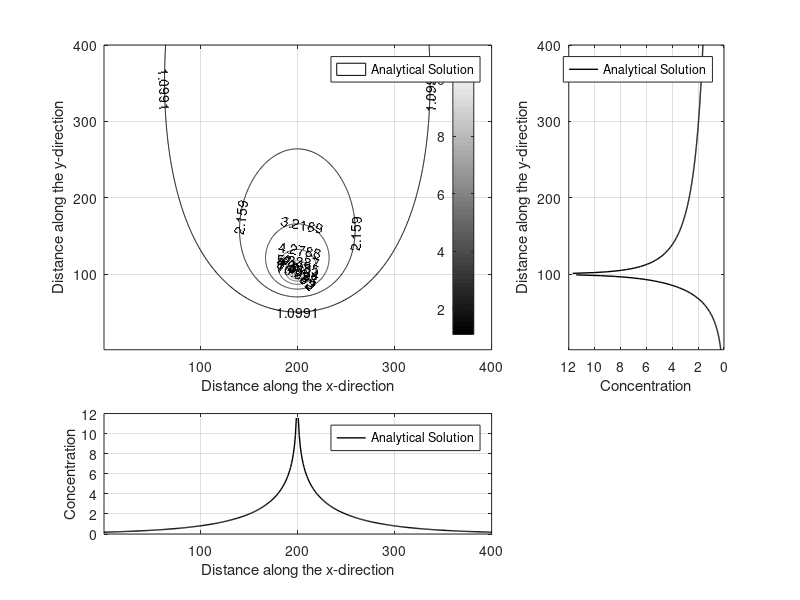

Recreate this plot in MATLAB.

% 2-dimensional analytical solution - STEADY-STATE (using the analytical solution for
% instantaneous point source integrated with respect to time)

clc
close all
clear all

% input data
C0 = 200;     % concentration of the injected water - units: ppm
Q = 1;         % injection rate - units: 1m3/day
n = 0.1;       % porosity
Dx = 12.5;      % longiitudinal dispersivity - y-direction 
Dy = 12.5;      % longiitudinal dispersivity - y-direction 
r = 0;         % reaction rate
Xc = 100;        % injection location location
Yc = 200;        % injection location location
Zgw = 10;      % aquifer thinkness
V = 0.3;        % GW seepage flow velocity (m/day) (average intersticial velocity)

nx = 400;
ny = 400;

Cfinal=zeros(nx,ny);

for x=1:nx
    
    for y=1:ny
        
    % calculation of A
    Qprime = Q/Zgw; %fluid injection rate per unit thinkness of aquifer
    
    A = C0*Qprime/(2*n*pi()*(Dx*Dy)^(0.5));

    % calculation of B
    B = exp(V*(x-Xc)/(2*Dx));

    % Calculation of D - Bessel function
    B1 = V^2/(4*Dx)+r;
    B21 = (x-Xc)^2./Dx;
    B22 = (y-Yc)^2./Dy;
    B2 = (B21+B22);
    BesselArg = (B1*B2).^0.5;

    D= besselk(0, BesselArg);

    % Final calculation
    Cfinal(x,y) = A * B * D;
    
    end
end

% Plotting
figure

colormap(gray)
cmap = colormap
cmap = flipud(cmap)

% Contour
subplot(3,3,[1,2,4,5])
contour(Cfinal,'ShowText','on');
xlabel('Distance along the x-direction')
ylabel('Distance along the y-direction')
colormap
colorbar('location','East')
grid on
legend('Analytical Solution')

% Longitudinal profile
subplot(3,3,[3,6])
plot(Cfinal(:,Yc),1:1:ny,'k','linewidth',1)
ylim([1 ny])
xlabel('Concentration')
ylabel('Distance along the y-direction')
legend('Analytical Solution')
set (gca,'Xdir','reverse')
grid on

% Transverse profile
subplot(3,3,[7,8])
plot(1:1:nx, Cfinal(Xc,:),'k','linewidth',1)
xlim([1 nx])
legend('Analytical Solution')
ylabel('Concentration')
xlabel('Distance along the x-direction')
grid on